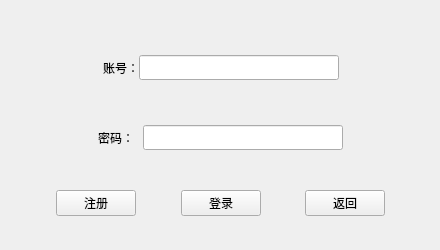
<?xml version="1.0" encoding="UTF-8"?>
<ui version="4.0">
 <class>LoginWidget</class>
 <widget class="QWidget" name="LoginWidget">
  <property name="geometry">
   <rect>
    <x>0</x>
    <y>0</y>
    <width>440</width>
    <height>250</height>
   </rect>
  </property>
  <property name="minimumSize">
   <size>
    <width>440</width>
    <height>250</height>
   </size>
  </property>
  <property name="maximumSize">
   <size>
    <width>440</width>
    <height>250</height>
   </size>
  </property>
  <property name="windowTitle">
   <string>LoginWidget</string>
  </property>
  <widget class="QWidget" name="layoutWidget">
   <property name="geometry">
    <rect>
     <x>0</x>
     <y>0</y>
     <width>441</width>
     <height>241</height>
    </rect>
   </property>
   <layout class="QVBoxLayout" name="verticalLayout">
    <item>
     <spacer name="verticalSpacer">
      <property name="orientation">
       <enum>Qt::Vertical</enum>
      </property>
      <property name="sizeType">
       <enum>QSizePolicy::Fixed</enum>
      </property>
      <property name="sizeHint" stdset="0">
       <size>
        <width>20</width>
        <height>30</height>
       </size>
      </property>
     </spacer>
    </item>
    <item>
     <layout class="QHBoxLayout" name="horizontalLayout_3">
      <property name="spacing">
       <number>0</number>
      </property>
      <item>
       <spacer name="horizontalSpacer">
        <property name="orientation">
         <enum>Qt::Horizontal</enum>
        </property>
        <property name="sizeHint" stdset="0">
         <size>
          <width>40</width>
          <height>20</height>
         </size>
        </property>
       </spacer>
      </item>
      <item>
       <widget class="QLabel" name="usrLabel">
        <property name="text">
         <string>账号：</string>
        </property>
       </widget>
      </item>
      <item>
       <widget class="QLineEdit" name="usrEdit">
        <property name="minimumSize">
         <size>
          <width>200</width>
          <height>25</height>
         </size>
        </property>
        <property name="maximumSize">
         <size>
          <width>200</width>
          <height>25</height>
         </size>
        </property>
       </widget>
      </item>
      <item>
       <spacer name="horizontalSpacer_2">
        <property name="orientation">
         <enum>Qt::Horizontal</enum>
        </property>
        <property name="sizeType">
         <enum>QSizePolicy::Expanding</enum>
        </property>
        <property name="sizeHint" stdset="0">
         <size>
          <width>40</width>
          <height>20</height>
         </size>
        </property>
       </spacer>
      </item>
     </layout>
    </item>
    <item>
     <spacer name="verticalSpacer_3">
      <property name="orientation">
       <enum>Qt::Vertical</enum>
      </property>
      <property name="sizeType">
       <enum>QSizePolicy::Fixed</enum>
      </property>
      <property name="sizeHint" stdset="0">
       <size>
        <width>30</width>
        <height>25</height>
       </size>
      </property>
     </spacer>
    </item>
    <item>
     <layout class="QHBoxLayout" name="horizontalLayout_2">
      <property name="spacing">
       <number>0</number>
      </property>
      <item>
       <spacer name="horizontalSpacer_3">
        <property name="orientation">
         <enum>Qt::Horizontal</enum>
        </property>
        <property name="sizeHint" stdset="0">
         <size>
          <width>40</width>
          <height>20</height>
         </size>
        </property>
       </spacer>
      </item>
      <item>
       <widget class="QLabel" name="pwdLabel">
        <property name="minimumSize">
         <size>
          <width>45</width>
          <height>25</height>
         </size>
        </property>
        <property name="maximumSize">
         <size>
          <width>45</width>
          <height>25</height>
         </size>
        </property>
        <property name="text">
         <string>密码：</string>
        </property>
       </widget>
      </item>
      <item>
       <widget class="QLineEdit" name="pwdEdit">
        <property name="minimumSize">
         <size>
          <width>200</width>
          <height>25</height>
         </size>
        </property>
        <property name="maximumSize">
         <size>
          <width>200</width>
          <height>25</height>
         </size>
        </property>
        <property name="maxLength">
         <number>16</number>
        </property>
        <property name="echoMode">
         <enum>QLineEdit::Password</enum>
        </property>
        <property name="placeholderText">
         <string/>
        </property>
       </widget>
      </item>
      <item>
       <spacer name="horizontalSpacer_4">
        <property name="orientation">
         <enum>Qt::Horizontal</enum>
        </property>
        <property name="sizeHint" stdset="0">
         <size>
          <width>40</width>
          <height>20</height>
         </size>
        </property>
       </spacer>
      </item>
     </layout>
    </item>
    <item>
     <spacer name="verticalSpacer_2">
      <property name="orientation">
       <enum>Qt::Vertical</enum>
      </property>
      <property name="sizeType">
       <enum>QSizePolicy::Fixed</enum>
      </property>
      <property name="sizeHint" stdset="0">
       <size>
        <width>20</width>
        <height>20</height>
       </size>
      </property>
     </spacer>
    </item>
    <item>
     <layout class="QHBoxLayout" name="horizontalLayout">
      <property name="spacing">
       <number>0</number>
      </property>
      <item>
       <spacer name="horizontalSpacer_5">
        <property name="orientation">
         <enum>Qt::Horizontal</enum>
        </property>
        <property name="sizeHint" stdset="0">
         <size>
          <width>40</width>
          <height>20</height>
         </size>
        </property>
       </spacer>
      </item>
      <item>
       <widget class="QPushButton" name="regBtn">
        <property name="text">
         <string>注册</string>
        </property>
       </widget>
      </item>
      <item>
       <spacer name="horizontalSpacer_6">
        <property name="orientation">
         <enum>Qt::Horizontal</enum>
        </property>
        <property name="sizeHint" stdset="0">
         <size>
          <width>18</width>
          <height>20</height>
         </size>
        </property>
       </spacer>
      </item>
      <item>
       <widget class="QPushButton" name="loginBtn">
        <property name="text">
         <string>登录</string>
        </property>
       </widget>
      </item>
      <item>
       <spacer name="horizontalSpacer_7">
        <property name="orientation">
         <enum>Qt::Horizontal</enum>
        </property>
        <property name="sizeHint" stdset="0">
         <size>
          <width>18</width>
          <height>20</height>
         </size>
        </property>
       </spacer>
      </item>
      <item>
       <widget class="QPushButton" name="pushButton_2">
        <property name="text">
         <string>返回</string>
        </property>
       </widget>
      </item>
      <item>
       <spacer name="horizontalSpacer_8">
        <property name="orientation">
         <enum>Qt::Horizontal</enum>
        </property>
        <property name="sizeHint" stdset="0">
         <size>
          <width>40</width>
          <height>20</height>
         </size>
        </property>
       </spacer>
      </item>
     </layout>
    </item>
   </layout>
  </widget>
 </widget>
 <layoutdefault spacing="6" margin="11"/>
 <resources/>
 <connections/>
</ui>
